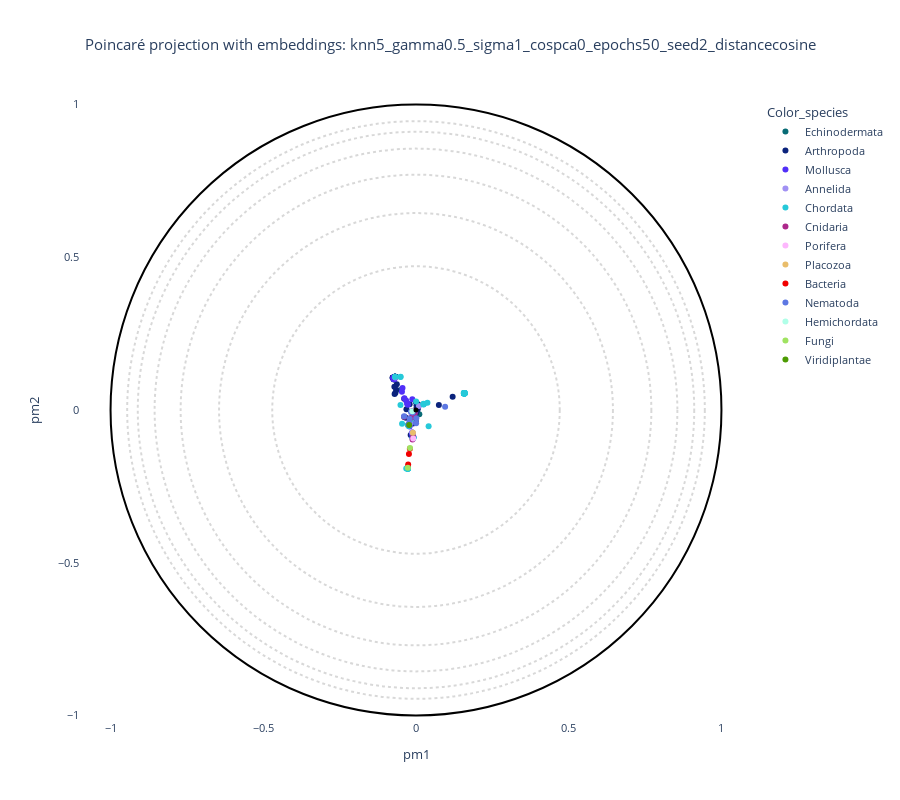
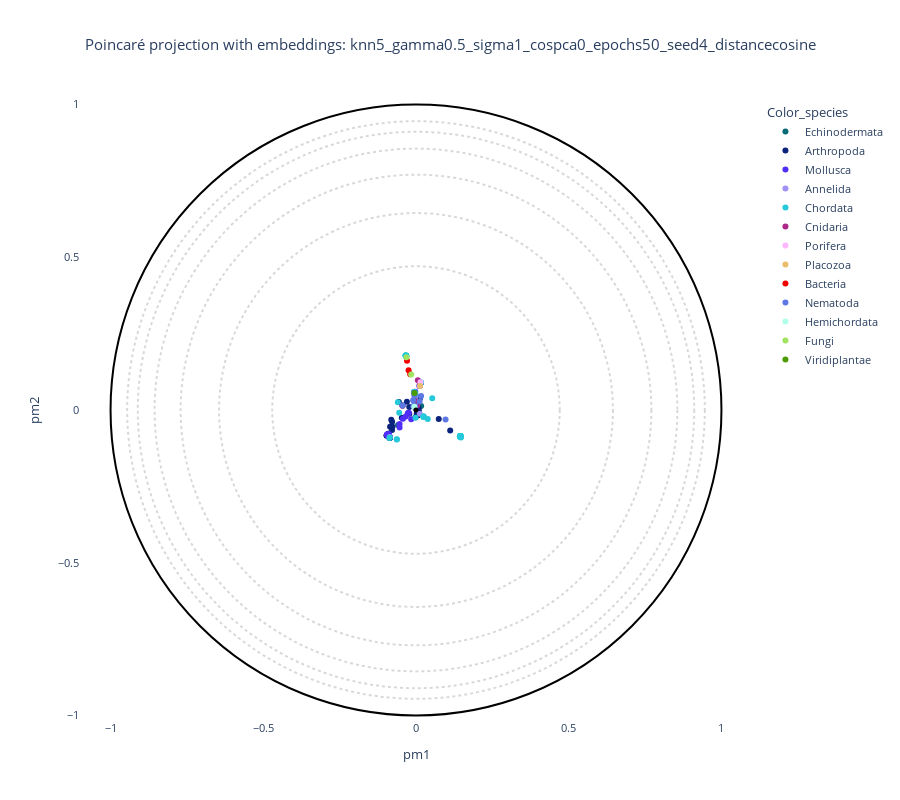

Here is the notebook cell these charts were saved with, in order:
### Markdown cell above
## Grid search & plot

### Code cell
# %%
print("=== Starting grid search ===")
df_annotation = pd.read_csv(path_annotation_csv)

# List to store the results of projections
results = []

# Define a custom color palette for visualization
globin_palette = {
    'Echinodermata': '#086b75', 'Arthropoda': '#0b237c', 'Mollusca': '#512ff8',
    'Annelida': '#a191f3', 'Chordata': '#26c9d9', 'Cnidaria': '#ad288b',
    'Porifera': '#fdb7fd', 'Placozoa': '#e9bd6b', 'Bacteria': '#f10000',
    'Nematoda': '#5d78e3', 'Hemichordata': '#b0ffe8', 'Fungi': '#a0e361',
    'Viridiplantae': '#4d9b03'
}

# Generate all parameter combinations
keys = list(grid.keys())
values = list(grid.values())
combinations = list(itertools.product(*values))

for combo in combinations:
    params = dict(zip(keys, combo))

    # Create a folder for each combination
    folder_name = "_".join([f"{k}{v}" for k, v in params.items()])
    folder_output = os.path.join(output_base, folder_name)
    os.makedirs(folder_output, exist_ok=True)
    print(f"\n--- Running projection for {folder_name} ---")

    # 1. Run Poincaré map
    cmd = build_command(params, folder_output + "/")
    print("CMD:", cmd)
    os.system(cmd)

    # 2. Load projection
    projection_file = load_projection(folder_output, params)
    if not os.path.exists(projection_file):
        print(f"❌ Projection file not found: {projection_file}")
        continue

    df_emb = read_embeddings(projection_file, path_annotation_csv, withroot=False)

    # 3. Generate and display interactive plot for each parameter combination
    if data_type == "plm":
        title = f"Poincaré projection with embeddings: {folder_name}"
    elif data_type == "plm_aae":
        title = f"Poincaré projection with AAE embeddings: {folder_name}"
    elif data_type == "pssm":
        title = f"Poincaré projection without embeddings: {folder_name}"
    else:
        title = f"Poincaré projection with RFA matrix: {folder_name}"

    # Create and display the interactive plot
    fig = plot_embedding_interactive(
        df_emb,
        labels_name="Color_species",
        color_palette=globin_palette,
        title=title,
        fontsize=11
    )
    fig.show()

    # Save the plot to HTML file
    output_html = os.path.join(folder_output, f"projection_{folder_name}.html")
    fig.write_html(output_html)
    print(f"✔ Saved projection to → {output_html}")

    # 4. Calculate quality metrics
    true_labels = df_emb["Color_species"].values
    coord_low = df_emb[["pm1", "pm2"]].values

    # Load original high-dimensional data
    if data_type in ["plm", "plm_aae"]:
        embedding_files = [f for f in os.listdir(embedding_paths[data_type]) if f.endswith('.pt')]
        features = []
        for file in sorted(embedding_files):
            embedding = torch.load(os.path.join(embedding_paths[data_type], file))['embedding']
            features.append(np.mean(embedding, axis=0))
        features = np.array(features)
    elif data_type == "pssm":
        pssm_files = [f for f in os.listdir("examples/globins/") if f.endswith('.aamtx')]
        features = []
        for file in sorted(pssm_files):
            pssm = np.loadtxt(os.path.join("examples/globins/", file)).reshape(-1)
            features.append(pssm)
        features = np.array(features)

    # Calculate all quality metrics
    try:
        model = PoincareMaps(coord_low)
        model.get_distances()
        D_proj = model.distances

        # Detect clusters
        clusters = detect_cluster(D_proj, n_clusters=len(np.unique(true_labels)))
        ARI, FMS = get_scores(true_labels, clusters)

        # Calculate Q metrics
        Qlocal, Qglobal, Kmax, df_Q = get_quality_metrics(
            coord_high=features,
            coord_low=coord_low,
            distance="poincare",
            setting="manifold",
            k_neighbours=5
        )

        # Store all results
        result = {
            "params": params,
            "ARI": ARI,
            "FMS": FMS,
            "Qlocal": Qlocal,
            "Qglobal": Qglobal,
            "Qnx": df_Q.Qnx.to_numpy() if hasattr(df_Q, 'Qnx') else np.zeros(5),
            "projection_file": projection_file,
        }
    except Exception as e:
        print(f"Error calculating metrics: {e}")
        # Store partial results if metrics calculation fails
        result = {
            "params": params,
            "ARI": ARI if 'ARI' in locals() else None,
            "FMS": FMS if 'FMS' in locals() else None,
            "Qlocal": None,
            "Qglobal": None,
            "Qnx": np.zeros(5),
            "projection_file": projection_file,
        }

    results.append(result)

print("\n=== Grid search complete ===")
